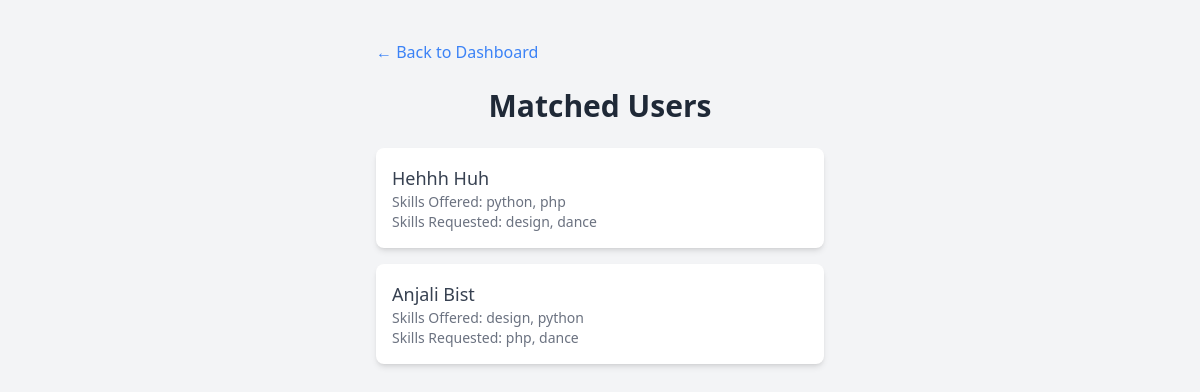
Screenshot of /matches (signed in) with the database file from the repository.
### models.py (models this page shows)
class User(db.Model):
    id = db.Column(db.Integer, primary_key=True)
    name = db.Column(db.String(100))
    email = db.Column(db.String(100), unique=True)
    password = db.Column(db.String(200))
    skills_offered = db.Column(db.String(300))
    skills_requested = db.Column(db.String(300))

### app.py (the view)
@app.route("/matches")
@session_required
def matches():
    current_user = User.query.get(session["user_id"])
    requested_skills = [s.strip().lower() for s in current_user.skills_requested.split(",") if s.strip()]
    offered_skills = [s.strip().lower() for s in current_user.skills_offered.split(",") if s.strip()]
    matched_users = []
    for u in User.query.all():
        if u.id == current_user.id:
            continue
        u_offered = [s.strip().lower() for s in u.skills_offered.split(",") if s.strip()]
        u_requested = [s.strip().lower() for s in u.skills_requested.split(",") if s.strip()]
        if any(skill in u_offered for skill in requested_skills) and any(skill in offered_skills for skill in u_requested):
            matched_users.append(u)
    return render_template("matches.html", users=matched_users)

### app.py (called while the page is built)
def session_required(f):
    @wraps(f)
    def decorated(*args, **kwargs):
        if "user_id" not in session:
            return redirect(url_for("login"))
        return f(*args, **kwargs)
    return decorated

### templates/matches.html (shortened to what this page needs)
<!DOCTYPE html>
<html lang="en">
<head>
<script src="https://cdn.tailwindcss.com"></script>
</head>
<body class="bg-gray-100 min-h-screen flex flex-col items-center py-10">
<div class="w-full max-w-md">
    <a href="/dashboard" class="inline-block mb-6 text-blue-500 hover:underline">&larr; Back to Dashboard</a>
    <h2 class="text-3xl font-bold mb-6 text-gray-800 text-center">Matched Users</h2>
    {% for user in users %}
    <a href="/contact/{{ user.id }}">
        <div class="bg-white shadow-md rounded-lg p-4 mb-4 hover:bg-gray-50 transition">
            <p class="text-lg font-medium text-gray-700">{{ user.name }}</p>
            <p class="text-sm text-gray-500">Skills Offered: {{ user.skills_offered }}</p>
            <p class="text-sm text-gray-500">Skills Requested: {{ user.skills_requested }}</p>
        </div>
    </a>
    {% else %}
    <p class="text-gray-600 text-center">No matches found yet.</p>
    {% endfor %}
</div>
</body>
</html>

### rows the page displays
User: name "Hehhh Huh", skills_offered "python, php", skills_requested "design, dance"
User: name "Anjali Bist", skills_offered "design, python", skills_requested "php, dance"
